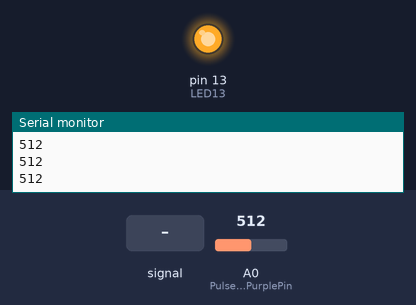
Simulated run of this sketch. Board: Arduino Uno, built with avr-gcc and run on an emulated ATmega328P. Parts: output pins drawn as LEDs (lit = HIGH), the last lines printed to the serial monitor. Dashed ring = blinking. The inputs (shaded band) are chosen by the test bench; at power-on: A0 (PulseSensorPurplePin) = 512.

Above: at 1.2 s.
1.3 s: A0 (PulseSensorPurplePin) fed a 200 Hz sine of ±81 counts around its level
At 1.72 s:
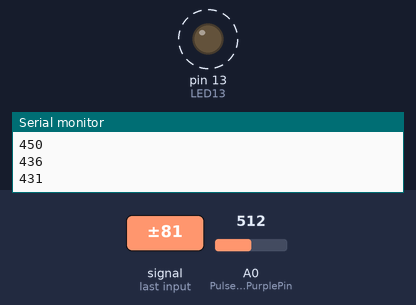
4.3 s: A0 (PulseSensorPurplePin) set to 716
At 4.3 s:
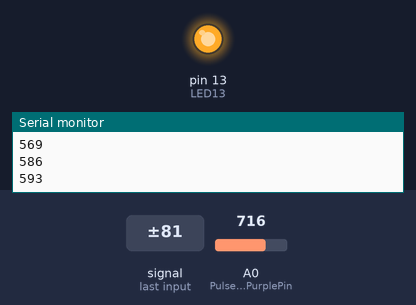
5.8 s: A0 (PulseSensorPurplePin) set to 524
7.3 s: A0 (PulseSensorPurplePin) set to 497
At 7.6 s:
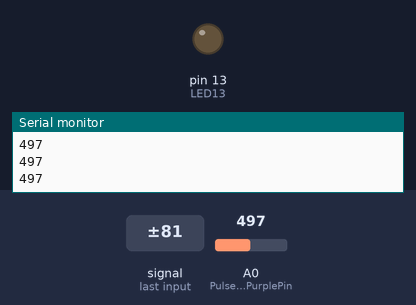
8.8 s: A0 (PulseSensorPurplePin) set to 511
At 10.0 s:
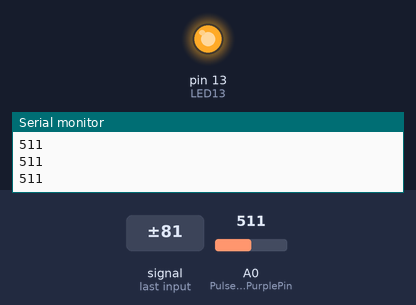
Timing chart, 0 to 11.3 s (numbered marks = the images above; inputs shaded):
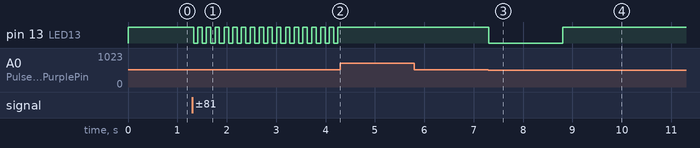

Measured:
- the behaviour switches between 511 and 510 on A0 (PulseSensorPurplePin) (found by bisection; images 2 and 3)
- after the input at 1.3 s, pin 13 (LED13): alternates HIGH for 0.09 s and LOW for 0.09 s, starting at once
- after the input at 4.3 s, pin 13 (LED13): stops changing and stays HIGH
- after the input at 7.3 s, pin 13 (LED13): HIGH → LOW at once
- after the input at 8.8 s, pin 13 (LED13): LOW → HIGH at once

The sketch:

Heart_Pulse_Rate_Sensor.ino
```cpp
/*
  Project: Heart Pulse Rate Sensor
  Reference: https://pulsesensor.com/pages/code-and-guide
  Description:
    - Reads pulse signal from Pulse Sensor connected to Analog Pin A0.
    - Lights up onboard LED (Pin 13) when a beat is detected.
*/

int PulseSensorPurplePin = 0;  // Pulse Sensor purple wire connected to A0
int LED13 = 13;                // Onboard LED pin

// Variables for pulse detection
int Signal;                    // Holds the analog signal value
int Threshold = 510;           // Threshold value to detect heartbeat

void setup() {
  pinMode(LED13, OUTPUT);      // LED pin as output
  Serial.begin(9600);          // Begin serial communication
}

void loop() {
  // Read pulse sensor value
  Signal = analogRead(PulseSensorPurplePin);

  // Print the analog value to Serial Monitor
  Serial.println(Signal);

  // Compare signal to threshold to detect heartbeat
  if (Signal > Threshold) {
    digitalWrite(LED13, HIGH); // Turn ON LED when beat detected
  } else {
    digitalWrite(LED13, LOW);  // Turn OFF LED when no beat
  }

  delay(10); // Small delay for stable readings
}
```
